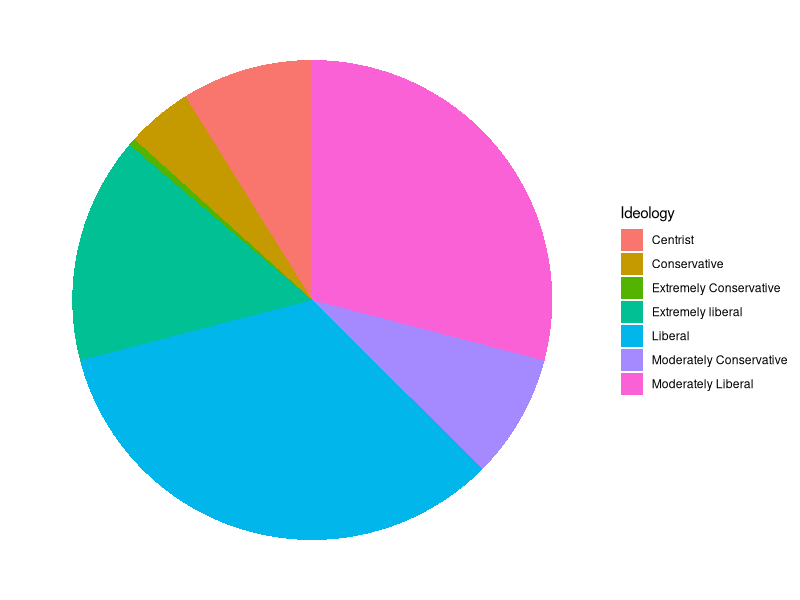
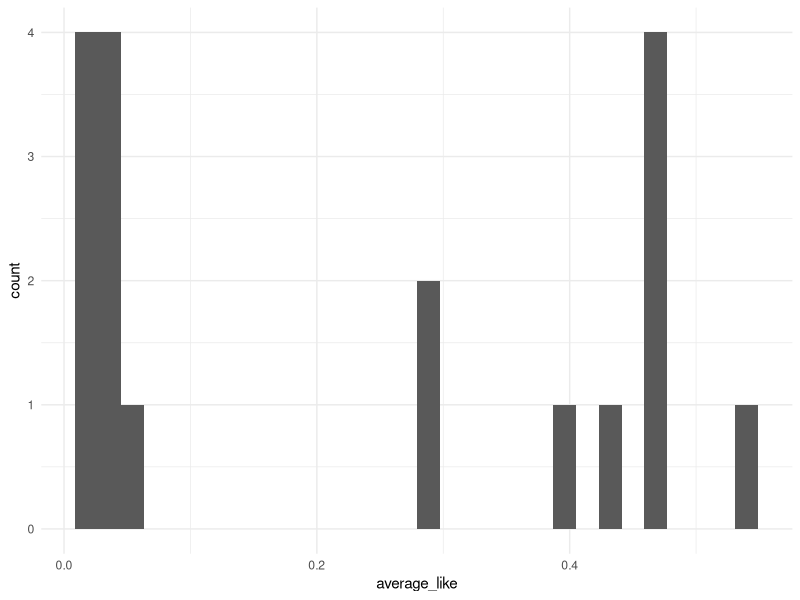
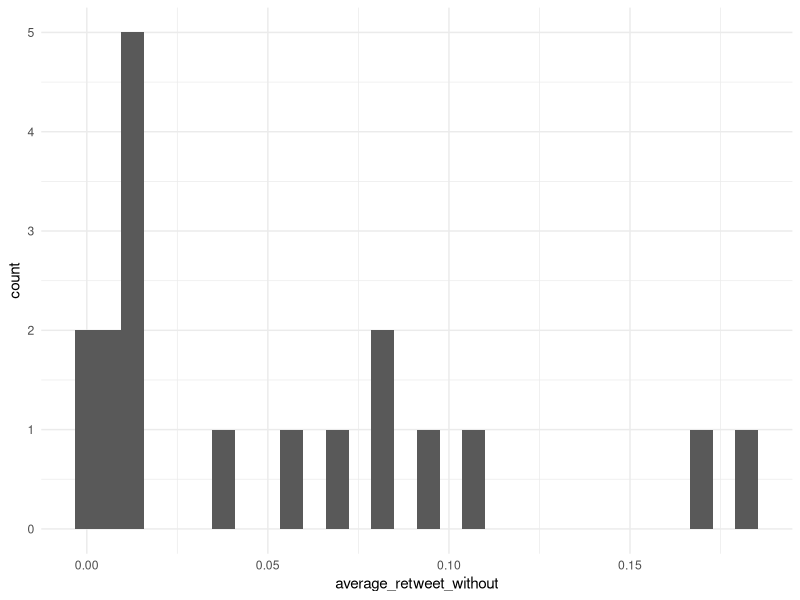
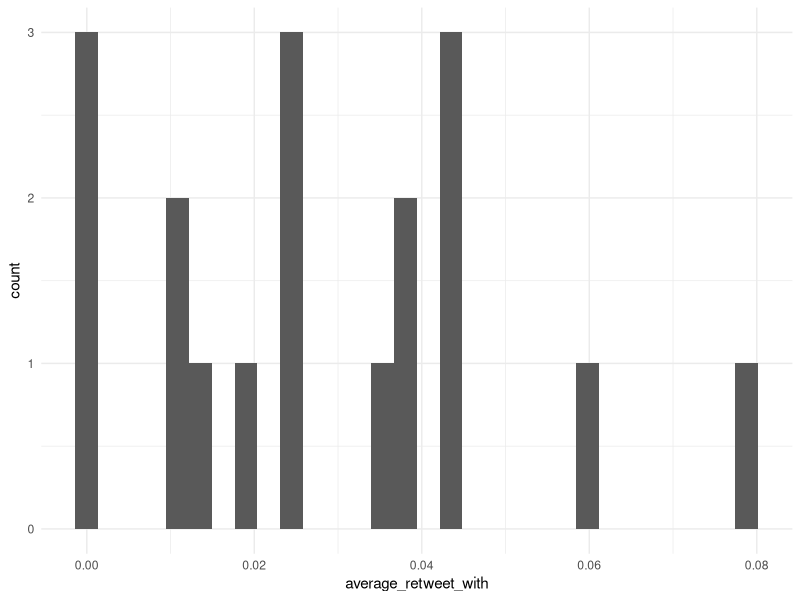
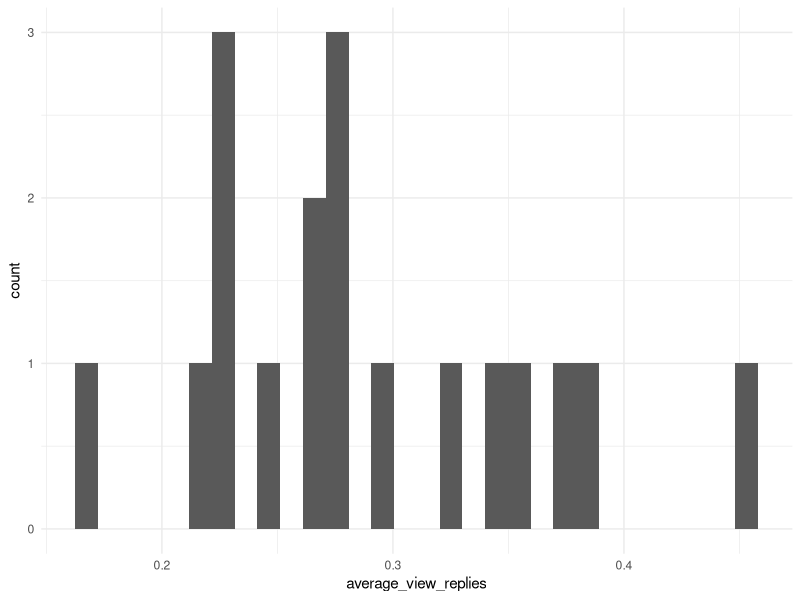
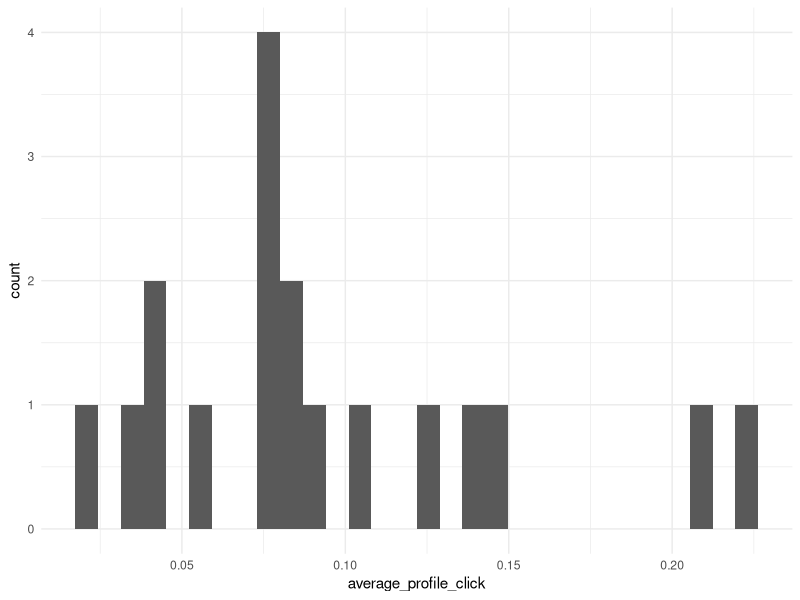
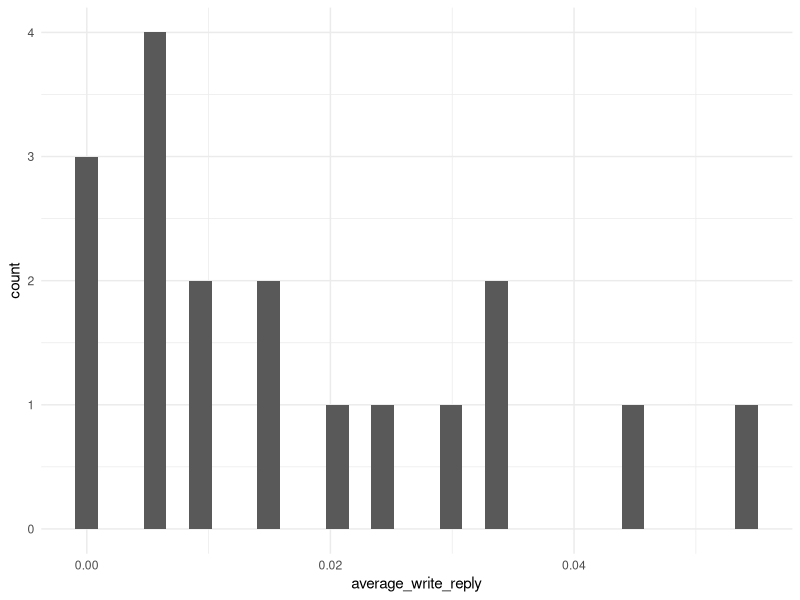
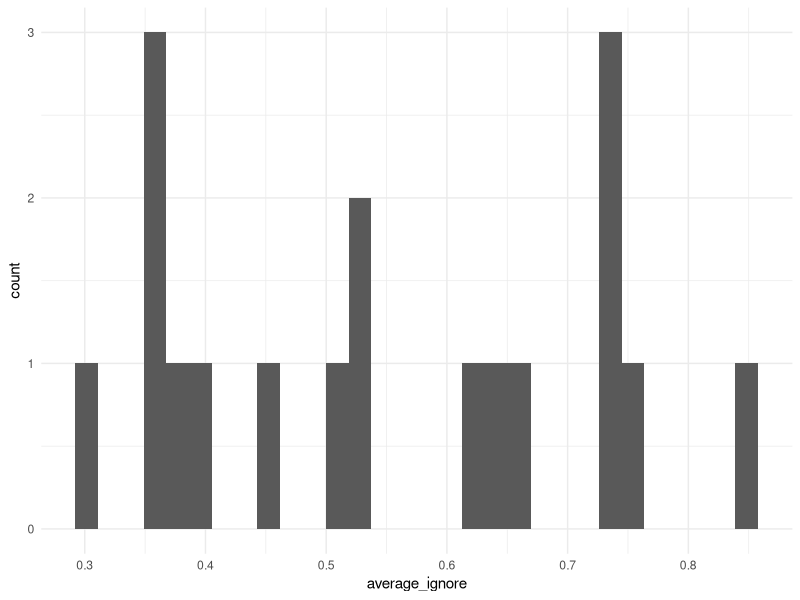

Here is the R script that generated these plots, in order:
## ---- chunk 1
knitr::opts_chunk$set(echo = TRUE)
library(tidyverse)
## ---- chunk 2
data <- read.csv('formatted_responses.csv')
numberRespondents <- unique(data$Respondent) %>%
  length
num_uni <- unique(data$College) %>%
  length()

numberRespondents
num_uni
  
## ---- chunk 3
ideology <- data %>%
  group_by(Ideology) %>%
  summarise(count=n()*100/3654) 

ideology

ideology %>%
  ggplot(aes(x="", y=count, fill=Ideology)) + 
  geom_bar(stat="identity", width=1) +
  coord_polar("y", start=0) + theme_void()

## ---- chunk 4
data %>%
  group_by(Tweet) %>%
  summarise(
    average_like = mean(Engagement_Like)
  ) %>%
  ggplot(aes(x=average_like)) + geom_histogram(bindwidth=0.01) + theme_minimal()

data %>%
  group_by(Tweet) %>%
  summarise(
    average_retweet_without = mean(Engagement_Retweet.without.quote)
  ) %>%
  ggplot(aes(x=average_retweet_without)) + geom_histogram(bindwidth=0.01) + theme_minimal()

data %>%
  group_by(Tweet) %>%
  summarise(
    average_retweet_with = mean(Engagement_Retweet.with.quote)
  ) %>%
  ggplot(aes(x=average_retweet_with)) + geom_histogram(bindwidth=0.01) + theme_minimal()

data %>%
  group_by(Tweet) %>%
  summarise(
     average_view_replies = mean(Engagement_View.replies)
  ) %>%
  ggplot(aes(x=average_view_replies)) + geom_histogram(bindwidth=0.01) + theme_minimal()

data %>%
  group_by(Tweet) %>%
  summarise(
    average_profile_click = mean(Engagement_Click.on.author.s.profile)
  ) %>%
  ggplot(aes(x=average_profile_click)) + geom_histogram(bindwidth=0.01) + theme_minimal()

data %>%
  group_by(Tweet) %>%
  summarise(
    average_write_reply = mean(Engagement_Write.reply)
  ) %>%
  ggplot(aes(x=average_write_reply)) + geom_histogram(bindwidth=0.01) + theme_minimal()

data %>%
  group_by(Tweet) %>%
  summarise(
    average_ignore = mean(Engagement_Ignore.keep.scrolling)
  ) %>%
  ggplot(aes(x=average_ignore)) + geom_histogram(bindwidth=0.01) + theme_minimal()


## ---- chunk 5
data %>%
  group_by(Tweet) %>%
  summarise(
    average_joy = mean(Reaction_Joy)
  ) %>%
  ggplot(aes(x=average_joy)) + geom_histogram(bindwidth=0.01) + theme_minimal()

data %>%
  group_by(Tweet) %>%
  summarise(
    average_sadness = mean(Reaction_Sadness)
  ) %>%
  ggplot(aes(x=average_sadness)) + geom_histogram(bindwidth=0.01) + theme_minimal()

data %>%
  group_by(Tweet) %>%
  summarise(
    average_relief = mean(Reaction_Relief)
  ) %>%
  ggplot(aes(x=average_relief)) + geom_histogram(bindwidth=0.01) + theme_minimal()

data %>%
  group_by(Tweet) %>%
  summarise(
     average_distress = mean(Reaction_Distress)
  ) %>%
  ggplot(aes(x=average_distress)) + geom_histogram(bindwidth=0.01) + theme_minimal()

data %>%
  group_by(Tweet) %>%
  summarise(
    average_hope = mean(Reaction_Hope)
  ) %>%
  ggplot(aes(x=average_hope)) + geom_histogram(bindwidth=0.01) + theme_minimal()

data %>%
  group_by(Tweet) %>%
  summarise(
    average_fear = mean(Reaction_Fear)
  ) %>%
  ggplot(aes(x=average_fear)) + geom_histogram(bindwidth=0.01) + theme_minimal()


data %>%
  group_by(Tweet) %>%
  summarise(
    average_empathy = mean(Reaction_Empathy)
  ) %>%
  ggplot(aes(x=average_empathy)) + geom_histogram(bindwidth=0.01) + theme_minimal()

data %>%
  group_by(Tweet) %>%
  summarise(
    average_frustration = mean(Reaction_Frustration)
  ) %>%
  ggplot(aes(x=average_frustration)) + geom_histogram(bindwidth=0.01) + theme_minimal()

data %>%
  group_by(Tweet) %>%
  summarise(
    average_frustration = mean(Reaction_Frustration)
  ) %>% 
  arrange(desc(average_frustration))

data %>%
  group_by(Tweet) %>%
  summarise(
    average_agreement = mean(Reaction_Agreement)
  ) %>%
  ggplot(aes(x=average_agreement)) + geom_histogram(bindwidth=0.01) + theme_minimal()

data %>%
  group_by(Tweet) %>%
  summarise(
    average_dissension = mean(Reaction_Dissension)
  ) %>%
  ggplot(aes(x=average_dissension)) + geom_histogram(bindwidth=0.01) + theme_minimal()

data %>%
  group_by(Tweet) %>%
  summarise(
    average_apathy = mean(Reaction_NONE)
  ) %>%
  ggplot(aes(x=average_apathy)) + geom_histogram(bindwidth=0.01) + theme_minimal()
## ---- chunk 6

# dividing respondents into two groups
data <- data %>%
  mutate(political_group = case_when(
    Ideology == "Moderately Liberal" | Ideology == "Liberal" | Ideology == "Extremely liberal" ~ "Left",
    TRUE ~ "Not Left"
  ))

gen_engagement_graph <- function(tweetNumber){
  toReturn <- data %>%
    filter(Tweet==tweetNumber) %>%
    dplyr::select(Engagement_Like, Engagement_Retweet.with.quote, Engagement_Retweet.without.quote, Engagement_Click.on.author.s.profile, Engagement_View.replies, Engagement_Write.reply, Engagement_Ignore.keep.scrolling, political_group) %>%
    group_by(political_group) %>%
    summarise(
      like_proportion = mean(Engagement_Like),
      rt_without_proportion = mean(Engagement_Retweet.without.quote),
      rt_with_proportion = mean(Engagement_Retweet.with.quote),
      click_profile_proportion = mean(Engagement_Click.on.author.s.profile),
      view_replies_proportion = mean(Engagement_View.replies),
      write_replies_proportion = mean(Engagement_Write.reply),
      ignore_proportion = mean(Engagement_Ignore.keep.scrolling)
    ) %>%
    gather(key = Engagement, value = Proportion, like_proportion:ignore_proportion) %>%
    ggplot(aes(Engagement, Proportion, fill = political_group)) + geom_col(position = "dodge")+ coord_flip() + labs(title = paste(c("Tweet", tweetNumber), collapse = " ")) 

  return(toReturn)
}

## ---- chunk 7
gen_engagement_graph(1)

## ---- chunk 8
gen_engagement_graph(2)

## ---- chunk 9
gen_engagement_graph(3)

## ---- chunk 10
gen_engagement_graph(4)

## ---- chunk 11
gen_engagement_graph(5)

## ---- chunk 12
gen_engagement_graph(6)

## ---- chunk 13
gen_engagement_graph(7)

## ---- chunk 14
gen_engagement_graph(8)

## ---- chunk 15
gen_engagement_graph(9)

## ---- chunk 16
gen_engagement_graph(10)

## ---- chunk 17
gen_engagement_graph(11)

## ---- chunk 18
gen_engagement_graph(12)

## ---- chunk 19
gen_engagement_graph(13)

## ---- chunk 20
gen_engagement_graph(14)

## ---- chunk 21
gen_engagement_graph(15)

## ---- chunk 22
gen_engagement_graph(16)

## ---- chunk 23
gen_engagement_graph(17)

## ---- chunk 24
gen_engagement_graph(18)
## ---- chunk 25
data %>%
  mutate(tweet_type = case_when(
    Tweet %in% c(1, 2, 5, 7, 9, 12, 13, 16, 17) ~ "Left",
    TRUE ~ "Right"
  )) %>%
  mutate(response_type = case_when(
    tweet_type == "Left" & political_group == "Left" ~ "Left Respondent to Left Tweet",
    tweet_type == "Left" & political_group == "Not Left" ~ "Non-left Respondent to Left Tweet",
    tweet_type == "Right" & political_group == "Left" ~ "Left Respondent to Right Tweet",
    tweet_type == "Right" & political_group == "Not Left" ~ "Non-left Respondent to Right Tweet"
  )) %>%
    select(Engagement_Like, Engagement_Retweet.with.quote, Engagement_Retweet.without.quote, Engagement_Click.on.author.s.profile, Engagement_View.replies, Engagement_Write.reply, Engagement_Ignore.keep.scrolling, response_type) %>%
    group_by(response_type) %>%
    summarise(
      like_proportion = mean(Engagement_Like),
      rt_without_proportion = mean(Engagement_Retweet.without.quote),
      rt_with_proportion = mean(Engagement_Retweet.with.quote),
      click_profile_proportion = mean(Engagement_Click.on.author.s.profile),
      view_replies_proportion = mean(Engagement_View.replies),
      write_replies_proportion = mean(Engagement_Write.reply),
      ignore_proportion = mean(Engagement_Ignore.keep.scrolling)
    ) %>%
    gather(key = Engagement, value = Proportion, like_proportion:ignore_proportion) %>%
    ggplot(aes(Engagement, Proportion, fill = response_type)) + geom_col(position = "dodge")+ coord_flip() 

 

